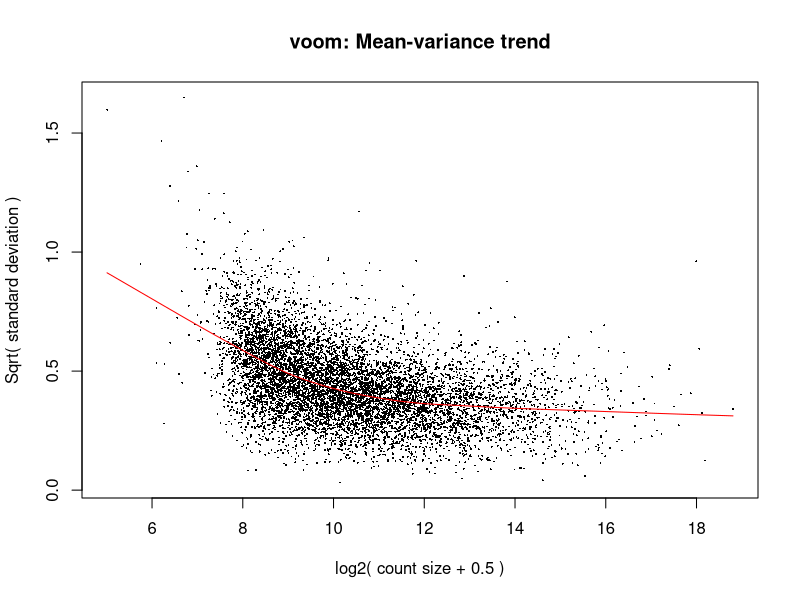
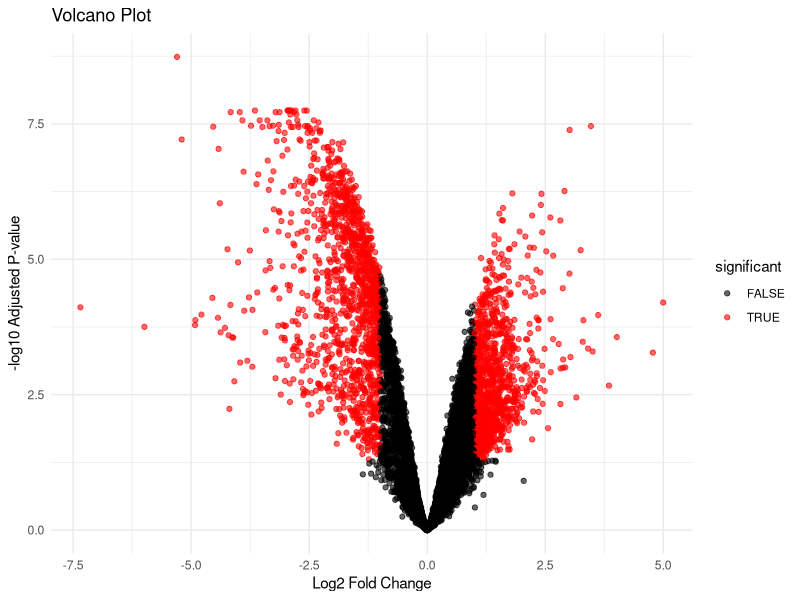

The R script that drew these images, in order:
## PACKAGE INSTALLATION AND LOADING ############################################

## only run the following two commands on first run of the script

#if (!requireNamespace("BiocManager", quietly = TRUE))
#  install.packages("BiocManager")

#BiocManager::install("limma")

## loading packages

library(edgeR)
library(limma)
library(ggplot2)

## DATA ORGANISATION ###########################################################

## set working directory

setwd(
  "C:/Users/jamsu/OneDrive - Cardiff University/University/Masters/Big Data Biology/Modules/BIT103. Case Study/NEW DATA - WORKING DIRECTORY/Case-Study/new_data/data"
)

## load count data

counts <- read.csv("featurecounts.csv", row.names = 1) # read in counts file and set gene IDs as row names
duplicated(rownames(counts)) # check for duplicates
rownames(counts)[duplicated(rownames(counts))] # check duplicate names
#View(counts) # view counts table
head(counts) # get first columns of the table
dim(counts) # get count of rows

## converting counts data for use with Limma 

#counts <- voom(counts, design, plot = TRUE)

## load metadata info

metadata <- read.csv("Metadata2.csv", row.names = 1) # read in metadata with sample IDs as row names
metadata$Condition <- as.factor(metadata$Condition) # make condition a factor variable
levels(metadata$Condition) # get factor levels
metadata$Condition <- factor(metadata$Condition, levels = c("Control", "Case")) # order factor levels
metadata$Condition # get factors
head(metadata) # get first rows of the data frame
str(metadata) # get info on all

# view both

#View(counts)
#View(metadata)

# ordering row names in metadata to match counts data

metadata <- metadata[order(rownames(metadata)), ] # ordering the metadata rows by sample name to match the counts data
#View(metadata) # check the metadata

## SETUP #######################################################################

## create DGEList object

results <- DGEList(counts) # identifies differentially expressed genes
head(results)
results
#View(results)

## PREPROCESSING ###############################################################

results <- calcNormFactors(results) # calculates normalisation factors 
results$samples

## filtering results

cutoff <- 10 
drop <- which(apply(cpm(results),1,max) < cutoff)
filtered <- results[-drop,]
dim(filtered)

#set sample names

sample_names <- colnames(counts)
sample_names

## Voom transformation to make data suitable for Limma

design <- model.matrix(~ metadata$Condition) # creates the design of the analysis
filtered <- voom(filtered, design, plot = TRUE) # log transformation and estimates mean-variance trends

## fitting the linear model

fit <- lmFit(filtered, design) # fits linear mode for each gene

## emperical Baysian smoothing

fit <- eBayes(fit)

## EXTRACTING DIFFERENTIALLY EXPRESSED GENES #####################

results <- topTable(fit, coef = 2, adjust.method = "BH", number = Inf) # extracts a table of the top ranked genes from a linear model fit

significant_genes <- results[results$adj.P.Val < 0.05, ] # genes with an adjusted p value of below 0.05

write.csv(results, "limma_differential_expression_results.csv", row.names = TRUE) # saves the results in a csv file

## VISUALISING THE RESULTS ########################################

## volcano plot

results$significant <- results$adj.P.Val < 0.05 & abs(results$logFC) > 1 # filtering by adjusted p value and log2fold change

dev.off() # resetting the graphics system. Ensures that the following plot works.

ggplot(results, aes(x = logFC, y = -log10(adj.P.Val), color = significant)) +
  geom_point(alpha = 0.6) +
  scale_color_manual(values = c("black", "red")) +
  labs(title = "Volcano Plot", x = "Log2 Fold Change", y = "-log10 Adjusted P-value") +
  theme_minimal()
